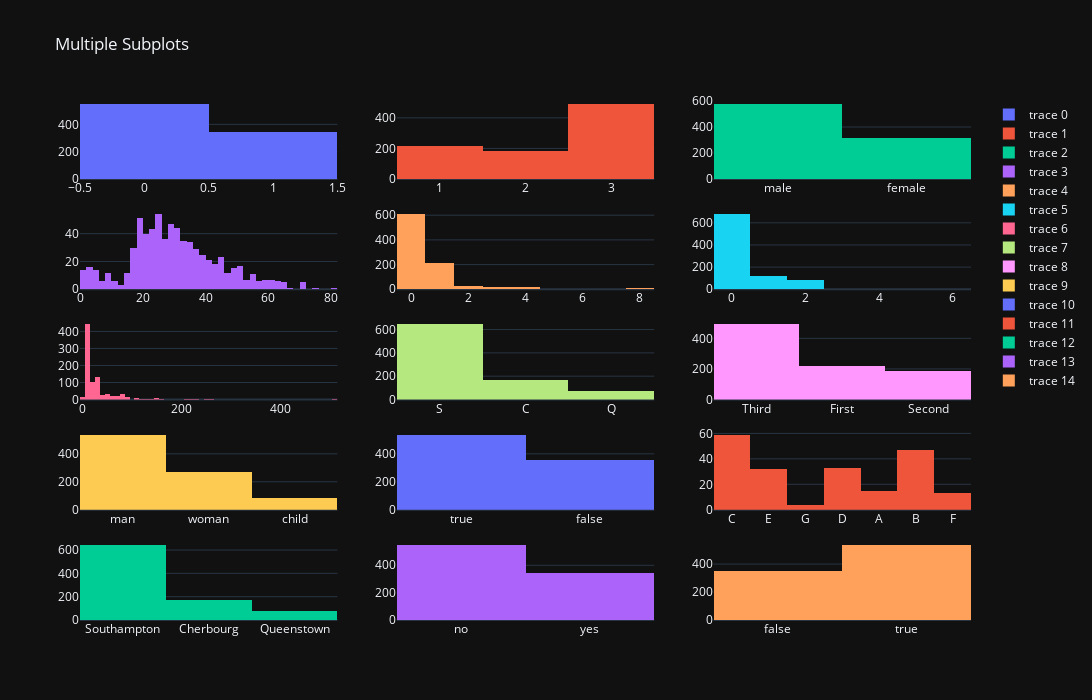

Notebook source saved alongside this figure:
### Code cell
# verinin sütun isimleri ve bunların karşılık geleceği grafik başlıkları
fig = make_subplots(rows=5, cols=3)

for i, col in enumerate(df.columns):
    row = i // 3 + 1
    col =  i % 3 + 1
    fig.add_trace(go.Histogram(x=df[df.columns[i]]), row=row, col=col)

fig.update_layout(height=700, width=1100, title_text="Multiple Subplots",template="plotly_dark")
fig.show()

### Figure 1 — Plotly figure (JSON) as saved in the notebook; plotly's stock layout.template omitted (floating-point values rounded to 4 significant figures; data arrays with more than 128 entries replaced by an {"elided": "..."} marker saying what was removed)
{"data": [{"type": "histogram", "x": {"elided": "891 int values"}, "xaxis": "x", "yaxis": "y"}, {"type": "histogram", "x": {"elided": "891 int values"}, "xaxis": "x2", "yaxis": "y2"}, {"type": "histogram", "x": {"elided": "891 str values"}, "xaxis": "x3", "yaxis": "y3"}, {"type": "histogram", "x": {"elided": "891 float values"}, "xaxis": "x4", "yaxis": "y4"}, {"type": "histogram", "x": {"elided": "891 int values"}, "xaxis": "x5", "yaxis": "y5"}, {"type": "histogram", "x": {"elided": "891 int values"}, "xaxis": "x6", "yaxis": "y6"}, {"type": "histogram", "x": {"elided": "891 float values"}, "xaxis": "x7", "yaxis": "y7"}, {"type": "histogram", "x": {"elided": "891 str values"}, "xaxis": "x8", "yaxis": "y8"}, {"type": "histogram", "x": {"elided": "891 str values"}, "xaxis": "x9", "yaxis": "y9"}, {"type": "histogram", "x": {"elided": "891 str values"}, "xaxis": "x10", "yaxis": "y10"}, {"type": "histogram", "x": {"elided": "891 bool values"}, "xaxis": "x11", "yaxis": "y11"}, {"type": "histogram", "x": {"elided": "891 str values"}, "xaxis": "x12", "yaxis": "y12"}, {"type": "histogram", "x": {"elided": "891 str values"}, "xaxis": "x13", "yaxis": "y13"}, {"type": "histogram", "x": {"elided": "891 str values"}, "xaxis": "x14", "yaxis": "y14"}, {"type": "histogram", "x": {"elided": "891 bool values"}, "xaxis": "x15", "yaxis": "y15"}], "layout": {"height": 700, "title": {"text": "Multiple Subplots"}, "width": 1100, "xaxis": {"anchor": "y", "domain": [0, 0.2889]}, "xaxis10": {"anchor": "y10", "domain": [0, 0.2889]}, "xaxis11": {"anchor": "y11", "domain": [0.3556, 0.6444]}, "xaxis12": {"anchor": "y12", "domain": [0.7111, 1]}, "xaxis13": {"anchor": "y13", "domain": [0, 0.2889]}, "xaxis14": {"anchor": "y14", "domain": [0.3556, 0.6444]}, "xaxis15": {"anchor": "y15", "domain": [0.7111, 1]}, "xaxis2": {"anchor": "y2", "domain": [0.3556, 0.6444]}, "xaxis3": {"anchor": "y3", "domain": [0.7111, 1]}, "xaxis4": {"anchor": "y4", "domain": [0, 0.2889]}, "xaxis5": {"anchor": "y5", "domain": [0.3556, 0.6444]}, "xaxis6": {"anchor": "y6", "domain": [0.7111, 1]}, "xaxis7": {"anchor": "y7", "domain": [0, 0.2889]}, "xaxis8": {"anchor": "y8", "domain": [0.3556, 0.6444]}, "xaxis9": {"anchor": "y9", "domain": [0.7111, 1]}, "yaxis": {"anchor": "x", "domain": [0.848, 1]}, "yaxis10": {"anchor": "x10", "domain": [0.212, 0.364]}, "yaxis11": {"anchor": "x11", "domain": [0.212, 0.364]}, "yaxis12": {"anchor": "x12", "domain": [0.212, 0.364]}, "yaxis13": {"anchor": "x13", "domain": [0, 0.152]}, "yaxis14": {"anchor": "x14", "domain": [0, 0.152]}, "yaxis15": {"anchor": "x15", "domain": [0, 0.152]}, "yaxis2": {"anchor": "x2", "domain": [0.848, 1]}, "yaxis3": {"anchor": "x3", "domain": [0.848, 1]}, "yaxis4": {"anchor": "x4", "domain": [0.636, 0.788]}, "yaxis5": {"anchor": "x5", "domain": [0.636, 0.788]}, "yaxis6": {"anchor": "x6", "domain": [0.636, 0.788]}, "yaxis7": {"anchor": "x7", "domain": [0.424, 0.576]}, "yaxis8": {"anchor": "x8", "domain": [0.424, 0.576]}, "yaxis9": {"anchor": "x9", "domain": [0.424, 0.576]}}}
